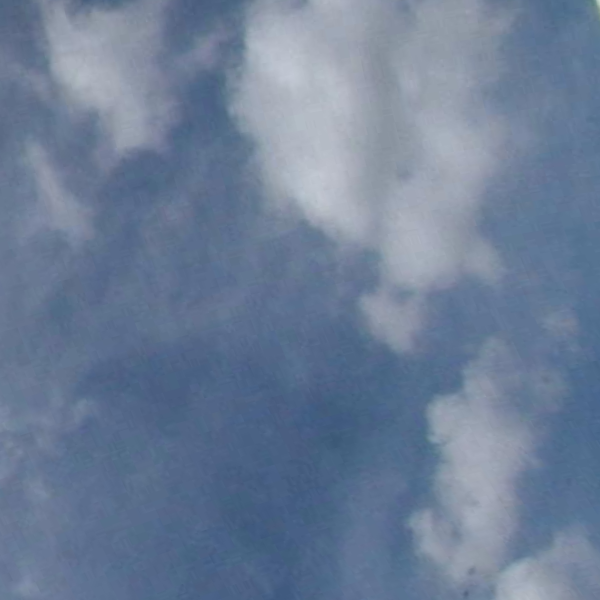
#> input picture images/train1/original/0001.png, 600 x 600 px; its folder holds only this picture in this run
$ python test.py
#> lines starting #> are read from the running program, lines starting #| are printed output that depends on the picture; after the words box and inside, x2 and y2 are one past the last pixel; in counts of white or black regions, pixels touching at a corner belong together; long printed decimals are rounded
import cv2
import numpy as np
import os
#import pandas as pd
import random as rd
import math
import sys
import matplotlib.pyplot as plt

## Training ##
path = 'images/train1/original/'
path2 = 'images/train1/normalized/'
path3 = 'images/train1/cloud_masked/'
path4 = 'images/train1/morph/'
files = []
meansl = []
for r, d, f in os.walk(path):
    for file in f:
        if('.png' in file or '.jpg' in file):
            files.append(os.path.join(r, file))
for input_file in files:
    f = cv2.imread(input_file)
#> f is the input picture: shape (600, 600, 3); mean B, G, R 150.9, 125.5, 108.1
    # print(f.shape)
    a = (f[:, :, 0]*0.2126+f[:, :, 1]*0.0722+f[:, :, 2]*0.7152)
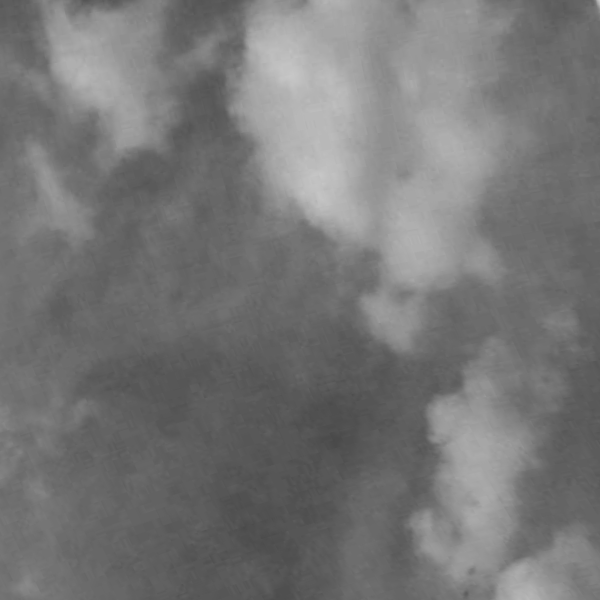
#> a: shape (600, 600) float64; min 73.64, max 199.5, mean 118.5
    f[:, :, 0] = a  # normal : 0.114*B+0.587*G+0.2989*R
    f[:, :, 1] = a
    f[:, :, 2] = a
    # print(f)
    f = (255/1)*(f/(255/1))**2  # increase different between sky and cloud
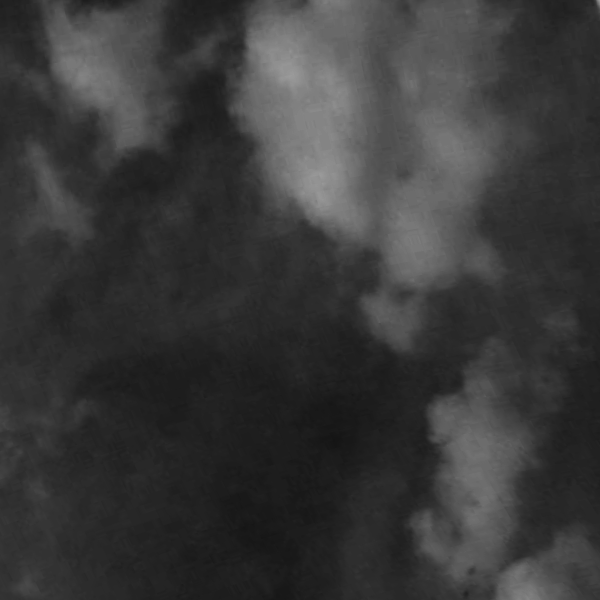
#> f: shape (600, 600, 3) float64; min 20.9, max 155.3, mean 57.3
    f = f.astype(np.uint8)
    # print(f)
    cv2.imwrite(path2+'normalized_'+input_file[-8:],
                cv2.cvtColor(f, cv2.COLOR_BGR2GRAY))
    mean_all_pixels = np.mean(f)  # find mean of all pixels
#> mean_all_pixels = 56.86
    _, n = cv2.threshold(f, mean_all_pixels, 255,
                         cv2.THRESH_TOZERO)  # thresholding
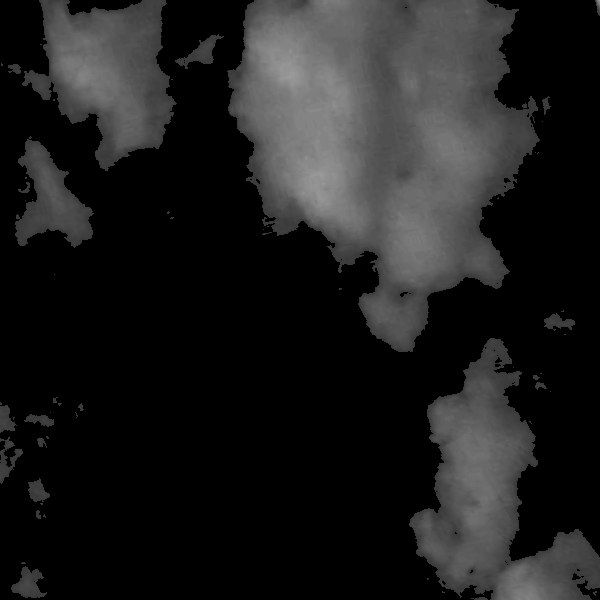
#> n: shape (600, 600, 3); min 0, max 155, mean 29.8
    cv2.imwrite(path3+'cloud_masked_' +
                input_file[-8:], cv2.cvtColor(n, cv2.COLOR_BGR2GRAY))
    kernel = np.ones((15, 15), np.uint8)
    n = cv2.morphologyEx(n, cv2.MORPH_CLOSE, kernel)
    cv2.imwrite(path4+'morph_' +
                input_file[-8:], cv2.cvtColor(n, cv2.COLOR_BGR2GRAY))
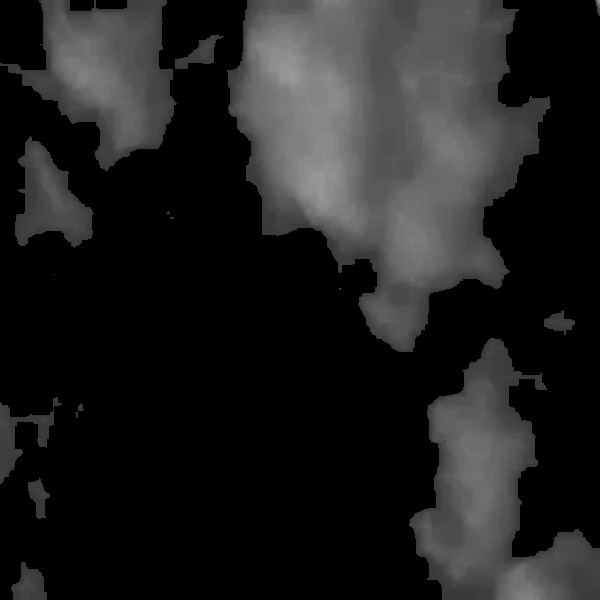
#> saved as morph_0001.png: shape (600, 600); min 0, max 155, mean 31.2
    check = (n[:, :, 0] != 0)
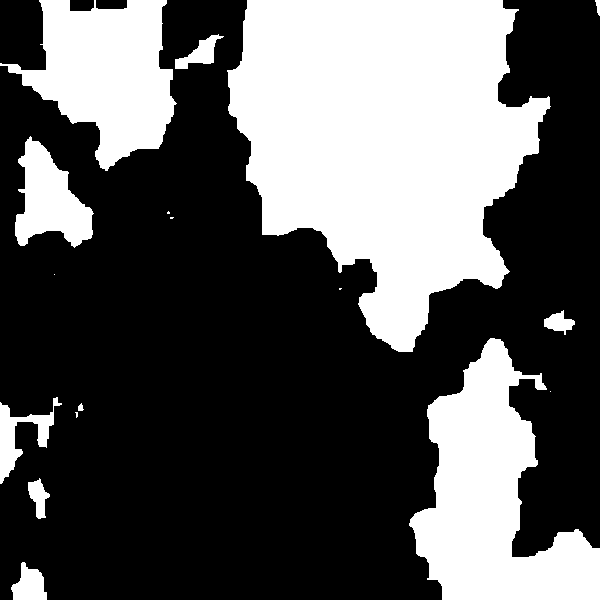
#> check: shape (600, 600) bool; 34.9% white; 17 white regions (6 under 20 px), largest, box (x1, y1, x2, y2) and area: (227, 0, 551, 352) 73881, (409, 338, 600, 600) 25856, (0, 0, 177, 171) 16868
    sum1 = np.sum(n[check])/3  # get only one channel
#> sum1 = 11249899
    z = (check == 1).sum()
#> z = 125800
#    plt.imshow(n,cmap='gray')
#    plt.show()
    mean_cloud = sum1/z  # find mean of cloud area
#> mean_cloud = 89.43
    print(input_file+" mean = "+str(mean_cloud))
#| images/train1/original/0001.png mean = 89.427
    meansl.append(mean_cloud)
M = max(meansl)
#> M = 89.43
m = min(meansl)
#> m = 89.43


def InitializeMeans(k, m, M):
    means = [[0] for _ in range(k)]  # [[0],[0],...] with only 1 feature
    for item in means:
        item[0] = rd.uniform(m+1, M-1)  # random mean for initial mean
    return means


def EuclideanDistance(x, y):
    S = math.pow(x-y, 2)
    return math.sqrt(S)


def UpdateMean(n, mean, item):
    m2 = mean[0]
    m2 = (m2*(n-1)+item)/float(n)
    mean[0] = round(m2, 3)
    return mean


def CalculateMeans(k, maxIterations=100000):
    cMin = m
    cMax = M
    # Initialize means at random points
    means = InitializeMeans(k, cMin, cMax)
    # Initialize clusters, the array to hold
    # the number of items in a class
    clusterSizes = [0]*len(means)
    # An array to hold the cluster an item is in
    belongsTo = [0]*len(meansl)
    # Calculate means
    for _ in range(maxIterations):  # loop until no more cluster change
        # If no change of cluster occurs, halt
        print(means)
        noChange = True
        for i in range(len(meansl)):  # meansl: each cloud mean of training set
            item = meansl[i]
            # Classify item into a cluster and update the
            # corresponding means.
            index = Classify(means, item)  # check distance with each cluster
            print(index)
            clusterSizes[index] += 1
            print(clusterSizes)
            cSize = clusterSizes[index]
            print(means[index])
            means[index] = UpdateMean(
                cSize, means[index], item)  # updated cluster mean
            print(means)
            # Item changed cluster
            if (index != belongsTo[i]):
                noChange = False
            belongsTo[i] = index
            print(belongsTo)
            # Nothing changed, return
        if (noChange):
            break
    return means


def Classify(means, item):
    minimum = sys.maxsize
    index = -1
    for i in range(len(means)):  # means: mean of each cluster
        print("i:"+str(i))
        dis = EuclideanDistance(item, means[i][0])
        print("dis:"+str(dis))
        if (dis < minimum):
            minimum = dis
            index = i
    return index


def FindClusters(means, meansl):
    clusters = [[] for _ in range(len(means))]  # Initialize clusters
    for item in meansl:  # meansl: each cloud mean of training set
        index = Classify(means, item)
        clusters[index].append(item)
    return clusters


means = CalculateMeans(3)  # Calculate 3 cluster means
#> in InitializeMeans, `means = [[0] for _ in range(k)]`: means = [[0], [0], [0]]
#> the loop in InitializeMeans, `for item in means:` made 3 passes
#> in CalculateMeans, `means = InitializeMeans(k, cMin, cMax)`: means = [[88.74], [88.91], [89.59]]
#> in CalculateMeans, `clusterSizes = [0]*len(means)`: clusterSizes = [0, 0, 0]
#> in CalculateMeans, `belongsTo = [0]*len(meansl)`: belongsTo = [0]
#> the loop in CalculateMeans, `for _ in range(maxIterations):` made 2 passes
#| [[88.738], [88.911], [89.586]]
#| [0, 0, 1]
#| [89.586]
#| [[88.738], [88.911], [89.427]]
#| [2]
#| [[88.738], [88.911], [89.427]]
#| [0, 0, 2]
#| [89.427]
#| [[88.738], [88.911], [89.427]]
#| [2]
#> after the loop in CalculateMeans, `for _ in range(maxIterations):`: belongsTo = [2]; clusterSizes = [0, 0, 2]; means = [[88.74], [88.91], [89.43]]
#> means = [[88.74], [88.91], [89.43]]
means.sort()
print("Means = "+str(means))
#| Means = [[88.738], [88.911], [89.427]]
g = FindClusters(means, meansl)
#> in FindClusters, `clusters = [[] for _ in range(len(means))]`: clusters = [[], [], []]
#> the loop in FindClusters, `for item in meansl:` made 1 pass
#> (item, index) on pass 1: (89.43, 2)
#| i:0
#| dis:0.6888
#| i:1
#| dis:0.5159
#| i:2
#| dis:0.0001399
#> g = [[], [], [89.43]]
print("Cluster = "+str(g))
#| Cluster = [[], [], [89.427]]

# [50 lines of commented-out code are left out]

$ run again, on images/train1/original/0005.png
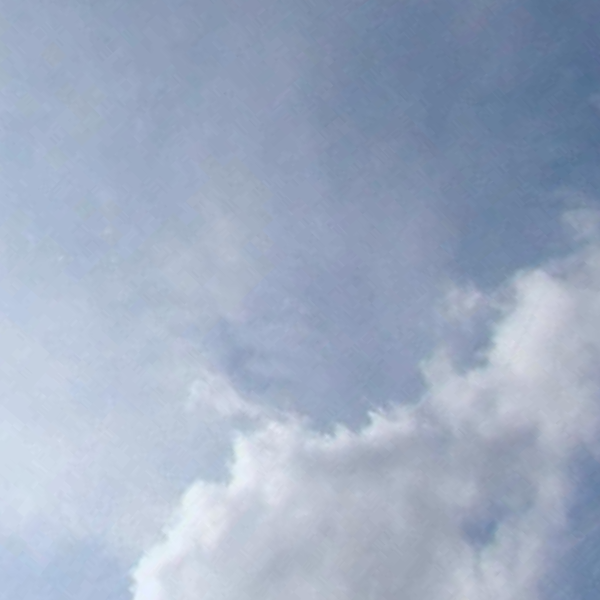
#> input picture images/train1/original/0005.png, 600 x 600 px
#> f is the input picture: shape (600, 600, 3); mean B, G, R 193.9, 171.7, 158
#> `f = (255/1)*(f/(255/1))**2`:
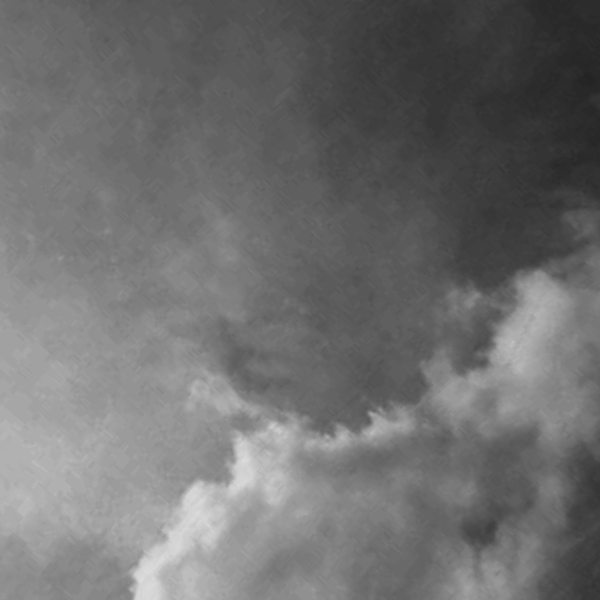
#> f: shape (600, 600, 3) float64; min 34.65, max 220.3, mean 111.4
#> mean_all_pixels = 110.9
#> `check = (n[:, :, 0] != 0)`:
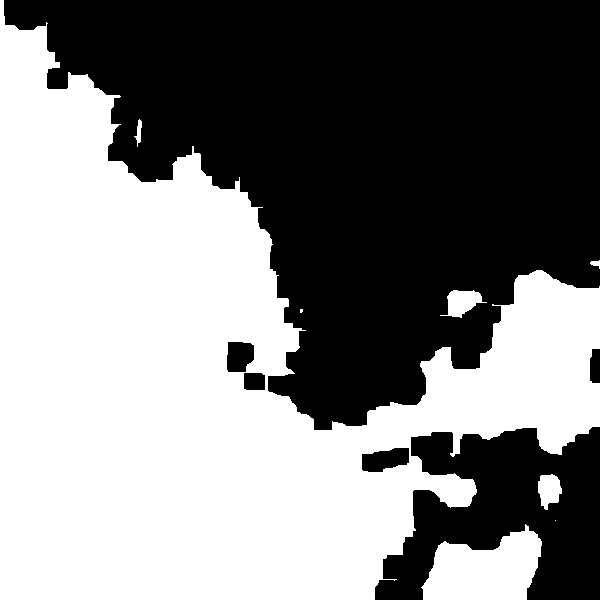
#> check: shape (600, 600) bool; 50.8% white; 6 black regions, box (x1, y1, x2, y2) and area: (4, 0, 600, 430) 151124, (375, 427, 600, 600) 23698, (362, 448, 409, 472) 845, (227, 342, 254, 372) 706, (244, 373, 265, 390) 350, (590, 349, 600, 383) 319
#> sum1 = 26163927
#> z = 182958
#> mean_cloud = 143
#| images/train1/original/0005.png mean = 143.005
#> in InitializeMeans, `means = [[0] for _ in range(k)]`: means = [[0], [0], [0]]
#> the loop in InitializeMeans, `for item in means:` made 3 passes
#> in CalculateMeans, `means = InitializeMeans(k, cMin, cMax)`: means = [[142.3], [142.5], [143.2]]
#> in CalculateMeans, `clusterSizes = [0]*len(means)`: clusterSizes = [0, 0, 0]
#> in CalculateMeans, `belongsTo = [0]*len(meansl)`: belongsTo = [0]
#> the loop in CalculateMeans, `for _ in range(maxIterations):` made 2 passes
#> (printed output is left out)
#> after the loop in CalculateMeans, `for _ in range(maxIterations):`: belongsTo = [2]; clusterSizes = [0, 0, 2]; means = [[142.3], [142.5], [143]]
#| Means = [[142.316], [142.489], [143.005]]
#> clusters = [[], [], []]
#> the loop in FindClusters, `for item in meansl:` made 1 pass
#> (item, index) on pass 1: (143, 2)
#> (printed output is left out)
#> g = [[], [], [143]]
#| Cluster = [[], [], [143.005]]

$ run again, on images/train1/original/0003.png
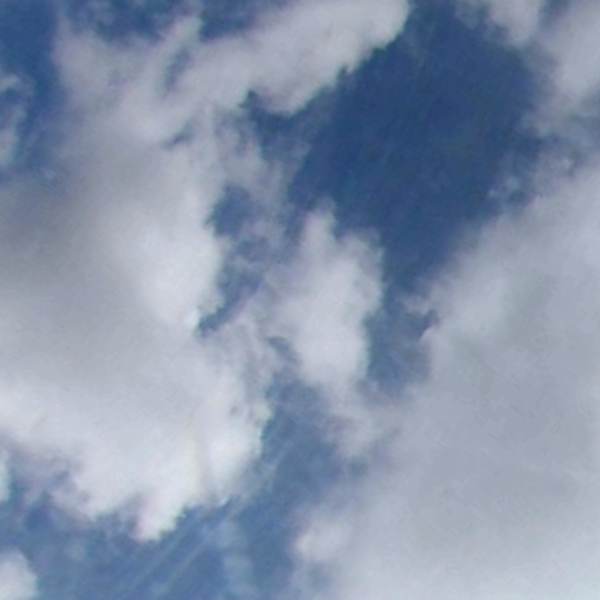
#> input picture images/train1/original/0003.png, 600 x 600 px
#> f is the input picture: shape (600, 600, 3); mean B, G, R 170.4, 147.8, 133.8
#> `f = (255/1)*(f/(255/1))**2`:
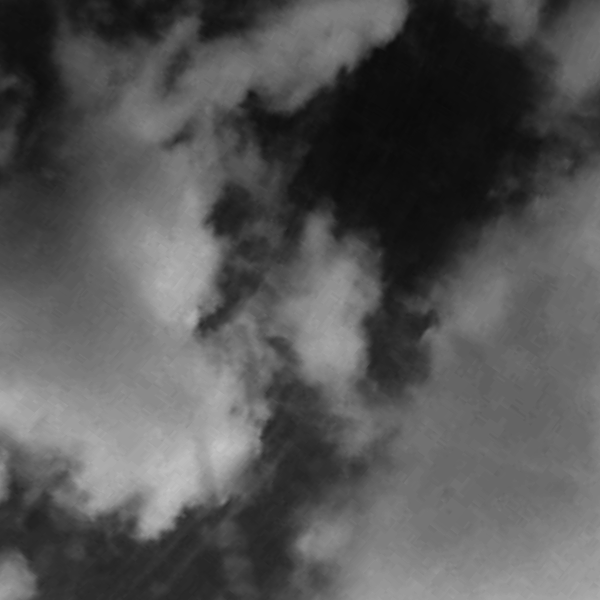
#> f: shape (600, 600, 3) float64; min 11.02, max 196.8, mean 85.9
#> mean_all_pixels = 85.49
#> `check = (n[:, :, 0] != 0)`:
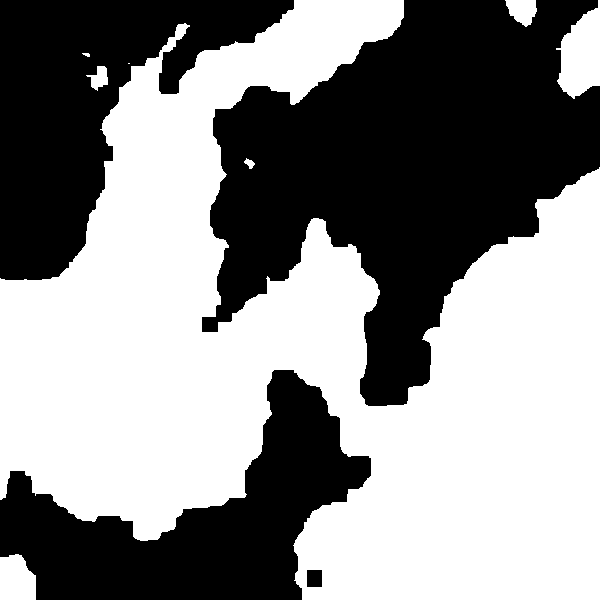
#> check: shape (600, 600) bool; 54.8% white; 4 black regions, box (x1, y1, x2, y2) and area: (202, 0, 600, 406) 87893, (0, 0, 294, 280) 37838, (0, 370, 371, 600) 36743, (307, 570, 322, 587) 255
#> sum1 = 24025613
#> z = 197271
#> mean_cloud = 121.8
#| images/train1/original/0003.png mean = 121.790
#> in InitializeMeans, `means = [[0] for _ in range(k)]`: means = [[0], [0], [0]]
#> the loop in InitializeMeans, `for item in means:` made 3 passes
#> in CalculateMeans, `means = InitializeMeans(k, cMin, cMax)`: means = [[121.1], [121.3], [121.9]]
#> in CalculateMeans, `clusterSizes = [0]*len(means)`: clusterSizes = [0, 0, 0]
#> in CalculateMeans, `belongsTo = [0]*len(meansl)`: belongsTo = [0]
#> the loop in CalculateMeans, `for _ in range(maxIterations):` made 2 passes
#> (printed output is left out)
#> after the loop in CalculateMeans, `for _ in range(maxIterations):`: belongsTo = [2]; clusterSizes = [0, 0, 2]; means = [[121.1], [121.3], [121.8]]
#| Means = [[121.101], [121.274], [121.79]]
#> clusters = [[], [], []]
#> the loop in FindClusters, `for item in meansl:` made 1 pass
#> (item, index) on pass 1: (121.8, 2)
#> (printed output is left out)
#> g = [[], [], [121.8]]
#| Cluster = [[], [], [121.790]]
